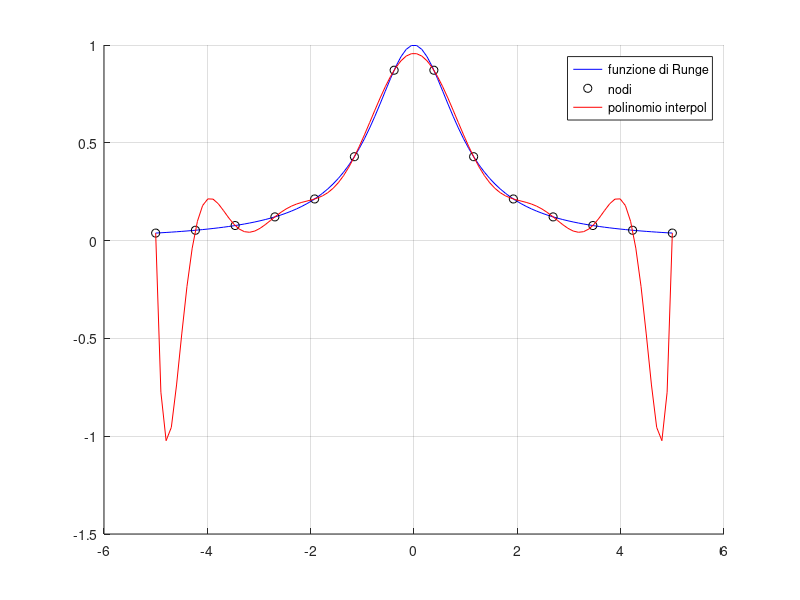
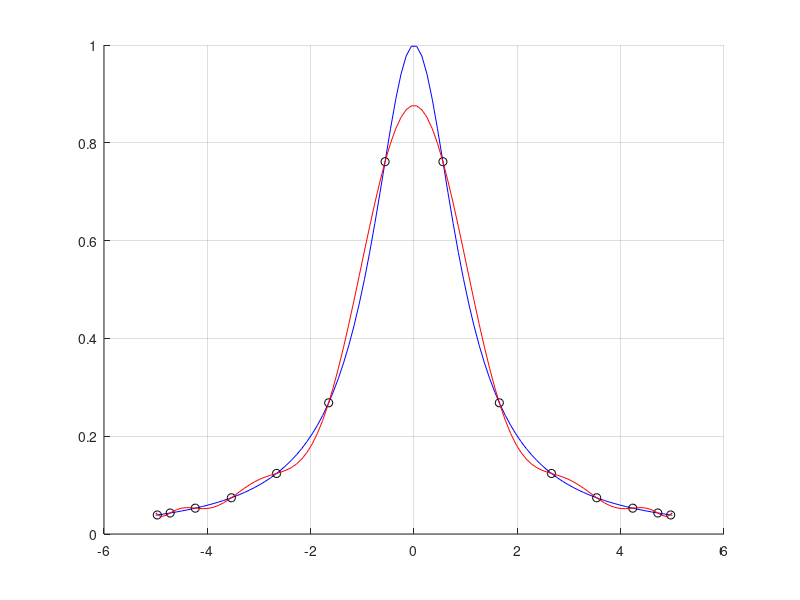

MATLAB code to generate these figures, in order:
%scheda 2 es1
clear all
clc
%soluzione di Runge

%funzione di Runge
f=@(x) 1./(1+x.^2);

%intervallo
a=-5;
b=5;
I=linspace(a,b);

%f valutata su I 
fI=f(I);

grado_polinomio=13; %come da consegna

%nodi equidistanti tra i valori dell'intervallo e in numero pari a grado+1
nodes=linspace(a,b,grado_polinomio+1);

%f valutata solo sui nodi
fnodes=f(nodes);

%polinomio interpolante (Lagrange)
S=polyfit(nodes,fnodes,grado_polinomio);
P=polyval(S,I);

figure
hold on
grid on
plot(I,fI,'b') %funzione di runge
plot(nodes,fnodes,'ko') %plot nodi
plot(I,P,'r')  %plot polinomio

legend('funzione di Runge','nodi','polinomio interpol')
hold off

%soluzione con nodi di Chebyshev

v=1:1:grado_polinomio+1;
x=-cos((2*v-1)*pi./(2*(grado_polinomio+1))); %def nodi Chebyshev-Lobatto
t=(b-a)/2*x+(b+a)/2;
ft=f(t);
Q=polyfit(t,ft,grado_polinomio);
q=polyval(Q,I);

figure
hold on
grid on
plot(I,fI,'b')
plot(t,ft,'ko')
plot(I,q,'r')

